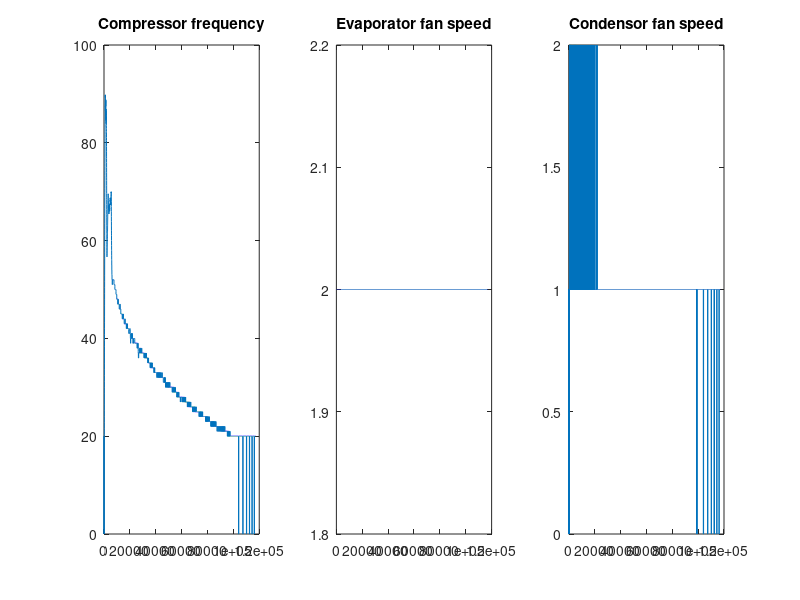
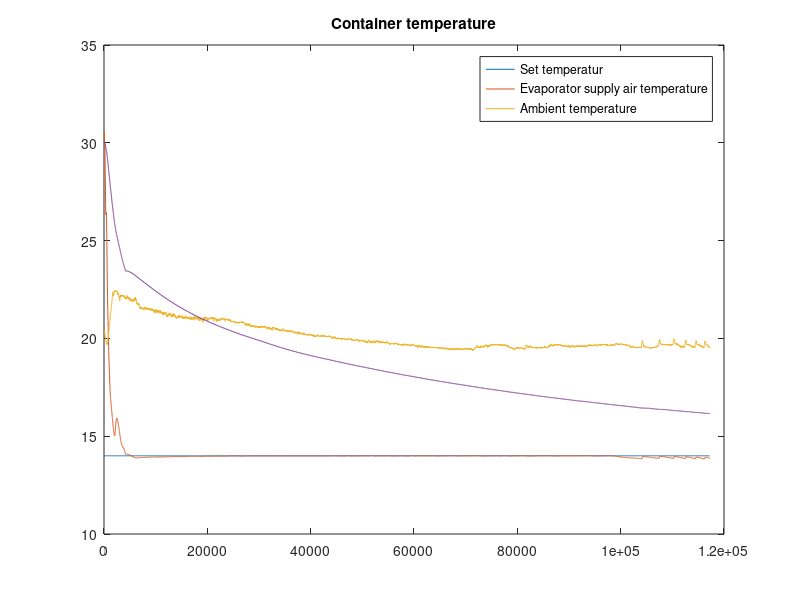
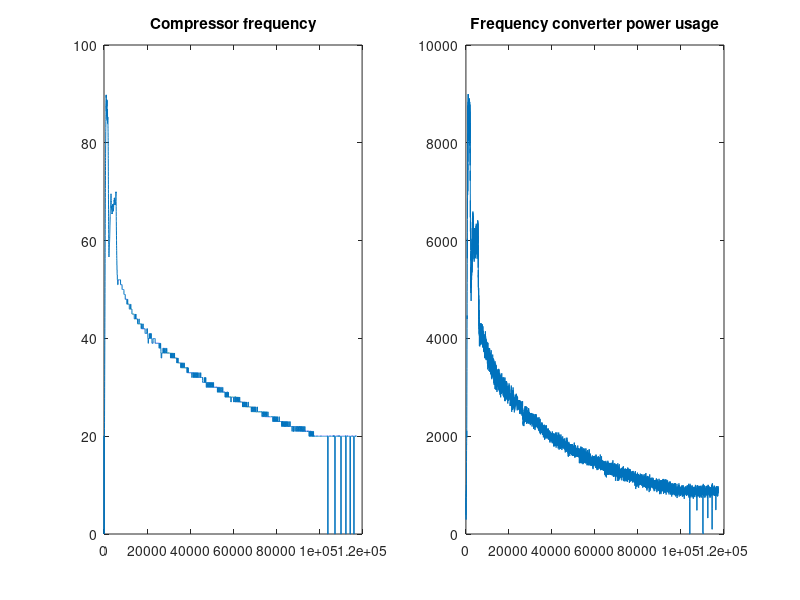
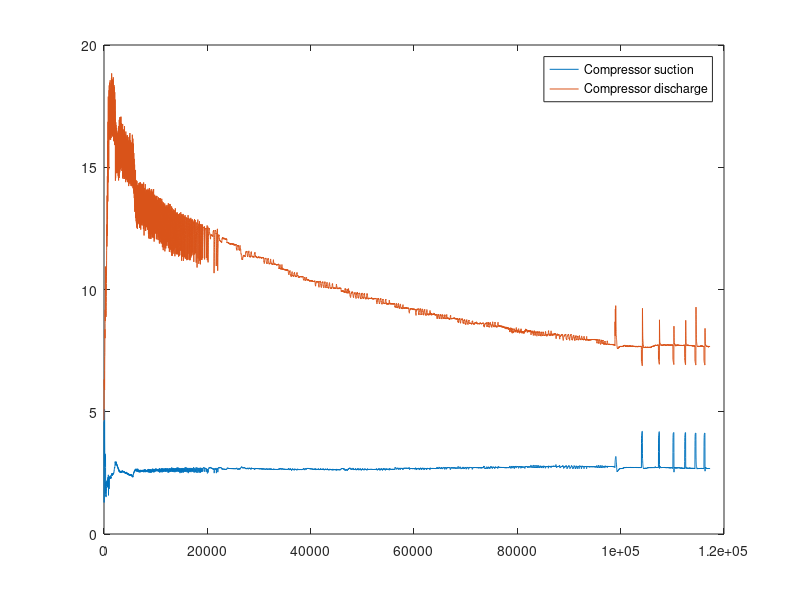

Recreate these plots in MATLAB, in order. (Note: this script raises an error after producing the figures.)
clc
clear all

load ('sorteddata.mat')

%% Compressor and fan inputs
figure(1)
subplot(1,3,1)
plot(t,Control.Fcpr)
title1=title('Compressor frequency')

subplot(1,3,2)
plot(t,Control.Mevap)
title1=title('Evaporator fan speed')

subplot(1,3,3)
plot(t,Control.Mcond)
title1=title('Condensor fan speed')

%% Set temperatur and air temperatur at evaporator intake
figure(2)
plot(t,Control.Tset,t,Control.Tsup,t,Input.Tamb,t,Control.Tret)
legend1= legend('Set temperatur','Evaporator supply air temperature','Ambient temperature')
title1=title('Container temperature')

%% Frequency vs power usage
figure(3)

subplot(1,2,1)
plot(t,Freqconvert.Fact)
%ylabel('12')
title1=title('Compressor frequency')

subplot(1,2,2)
plot(t,Freqconvert.Udc.*Freqconvert.Idc)
title2=title('Frequency converter power usage')
%ylabel('Watt');




%% Pressure at compressor suction and discharge

figure(4)

plot(t,Input.Psuc,t,Input.Pdis)
legend4 = legend('Compressor suction','Compressor discharge');

%%

figure(10)
plot(t,Control.VecoPct,t,Control.VexpPct);

figure(11)
plot(t,Input.T0,t,Input.Tc,t,Input.Tc-Input.T0);
legend11 = legend("T0","Tc","Tc-T0")
C = -530;
Gain = 235;

VecoOD = ((Input.Tc-Input.T0).^2.*Gain - C)/1000000 .* Control.VexpPct;
% T0 is the saturated suction temperature at the inlet of the compressor
% Tc is the saturated discharge temperature at the outlet of the compressor
VecoOD = (LimitSignal(VecoOD, [0 100]));
figure(12)
plot(t,VecoOD,t,Control.VecoPct);
legend12 = legend("Calculated OD input econ","Measured OD input econ");







